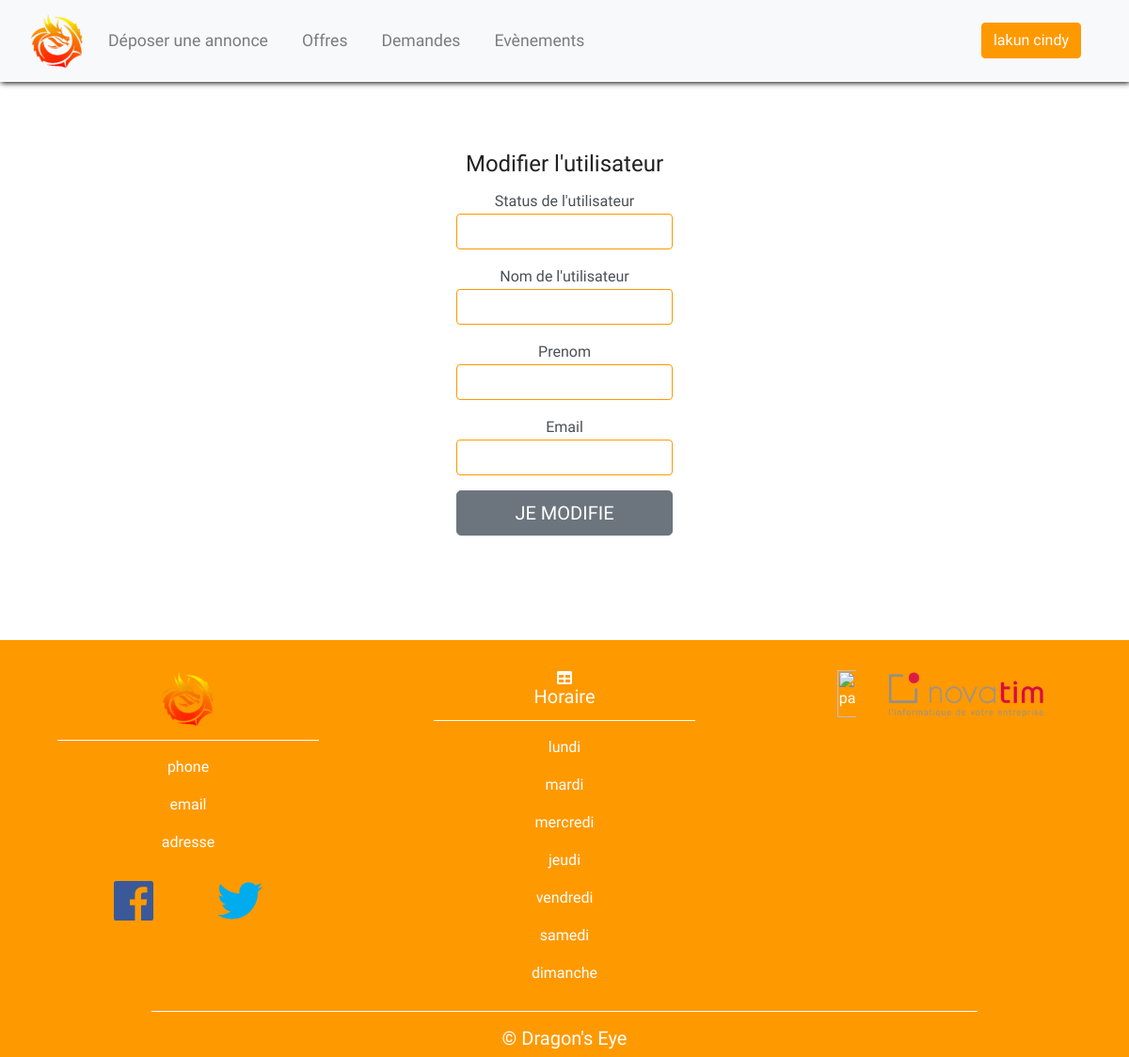
/profil/manage/modifManage/modifUser.php?type=allmembre&modifUser=10 (signed in), run on an earlier commit of the app's database.
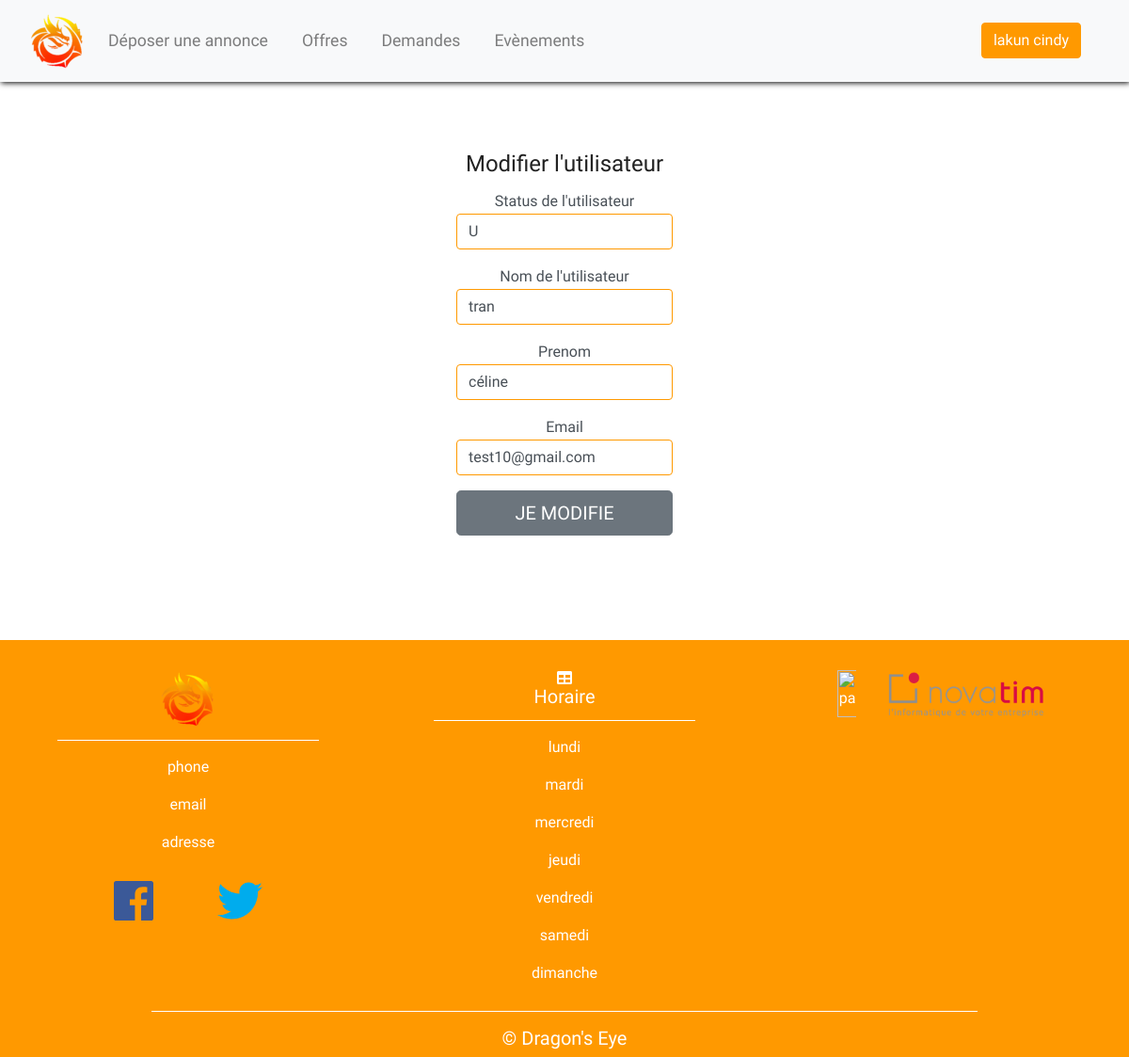
And on a later commit of the database.
### tables this page shows
CREATE TABLE DEYE_Personne(
        IdPersonne Int  Auto_increment  NOT NULL ,
		IdType     char(1) NOT NULL REFERENCES DEYE_Status(IdStatus) ,
        nom        Varchar (50) NOT NULL ,
        prenom     Varchar (50) NOT NULL ,
        email      Varchar (50) NOT NULL ,
        mdp        Varchar (50) NOT NULL
	,CONSTRAINT DEYE_Status_PK PRIMARY KEY (IdPersonne, IdType)
);

### profil/manage/modifManage/modifUser.php (the view, shortened to what this page needs)
<?php
$bdd = new PDO('mysql:host=127.0.0.1;dbname=bdd_jeu;charset=utf8', 'root', '');
if(isset($_SESSION['IdPersonne']) AND $_SESSION['IdType'] == "A")
{
   $u = "U";
   $requser = $bdd->prepare('SELECT * FROM deye_personne WHERE IdPersonne = ? AND IdType = ?');
   $requser->execute(array($_GET['modifUser'],$u));
   $modifUser = $requser->fetch();
?>
<html>
   <head>
      <link rel="stylesheet" href="https://maxcdn.bootstrapcdn.com/bootstrap/4.0.0/css/bootstrap.min.css">
      <link href="../../../css/style.css" rel="stylesheet">
      <link href="../../../css/modifUser_style.css" rel="stylesheet">
   </head>
<body>
  <nav class = "navbar navbar-expand-md navbar-light bg-light sticky-top">
    <div class="container-fluid">
      <a class="navbar-brand" href="../../../index.php"><img src ="../../../img/logo.png"></a>
      <div class="collapse navbar-collapse" id="navbarResponsive">
        <ul class="navbar-nav">
          <li class="nav-item">
            <a class="nav-link" href="#">Déposer une annonce</a>
          </li>
          <li class="nav-item">
            <a class="nav-link" href="../../../offres/offres.php">Offres</a>
          </li>
          <li class="nav-item">
            <a class="nav-link" href="../../../demandes/demandes.php">Demandes</a>
          </li>
          <li class="nav-item">
            <a class="nav-link" href="../../../evenement/evenement.php">Evènements</a>
          </li>
        </ul>
        <ul class="navbar-nav navbar-right ml-auto">
          <li class="nav-item">
          <?php
              $bdd = new PDO('mysql:host=127.0.0.1;dbname=bdd_jeu', 'root', '');
              if(isset($_SESSION["IdPersonne"]) AND $_SESSION["IdPersonne"] > 0){
                $requser = $bdd->prepare("SELECT * FROM deye_personne WHERE IdPersonne = ?");
                $requser->execute(array($_SESSION['IdPersonne']));
                $user = $requser->fetch();
            ?>
              <a href="../../../profil/profil.php" class="btn btn-primary"><?= $user['nom']?>  <?=$user['prenom'];?></a>
            <?php
              }else{
            ?>
                <a href="../../../connexion/inscription.php" class="btn btn-primary">S'inscrire/Se connecter</a>
            <?php
              }
            ?>
					</li>
				</ul>
			</div>
		</div>
   </nav>
   <div class="container-fluid padding">
      <div class="row text-center padding">
         <div class="container center-div">
         <div class="row">
         <form method="POST" class="form-signup">
            <div class="form_modif_user">
            <h4 class="card-title text-center">Modifier l'utilisateur</h4>
              <div class="form-label-group">
                <label for="inputUserType">Status de l'utilisateur</label>
                <input type="text" id="newId" class="form-control" name="newId" value="<?php echo $modifUser['IdType'];?>" placeholder="Changer de nom">
              </div>
              <div class="form-label-group">
                <label for="inputNom">Nom de l'utilisateur</label>
                <input type="text" id="newNom" class="form-control" name="newNom" value="<?php echo $modifUser['nom'];?>" placeholder="Changer de nom">
              </div>
              <div class="form-label-group">
                <label for="inputPrenom">Prenom</label>
                <input type="text" id="newPrenom" class="form-control" name="newPrenom" value="<?php echo $modifUser['prenom'];?>" placeholder="Changer de prenom">
              </div>
              <div class="form-label-group">
                <label for="inputEmail">Email</label>
                <input type="mail" id="newEmail" class="form-control" name="newEmail" value="<?php echo $modifUser['email'];?>" placeholder="Changer de mail">
              </div>
              <button class="btn btn-lg btn-secondary btn-block text-uppercase" type="submit">Je modifie</button>
              </div>
         </form>
      </div>
      </div>
    </div>
   </div>
<footer>
<div class="container-fluid padding">
<div class="row text-center">
  <div class="col-md-4">
    <img src="../../../img/logo.png">
    <hr class="light">
    <p>phone</p>
    <p>email</p>
    <p>adresse</p>
    <div class="social">
      <a href="#"><i class="fab fa-facebook"></i></a>
      <a href="#"><i class="fab fa-twitter"></i></a>
    </div>
  </div>
  <div class="col-md-4">
    <i class="fas fa-table"></i>
    <h5>Horaire</h5>
    <hr class="light">
    <p>lundi</p>
    <p>mardi</p>
    <p>mercredi</p>
    <p>jeudi</p>
    <p>vendredi</p>
    <p>samedi</p>
    <p>dimanche</p>
  </div>
  <div class="col-md-4">
    <img src="../../../img/focus_home_interactive_logo.svg" class="partenaire_logo" alt="partenaire">
    <img src="../../../img/novatim_logo.png" class="partenaire_logo" alt="article">
  </div>
  <div class="col-12">
    <hr class="light">
    <h5>&copy; Dragon's Eye</h5>
  </div>
</div>
</div>
</footer>
</body>
</html>
<?php
}
else{
   header("Location: ../../../connexion/inscription.php");
}
?>

What changed in the data, as far as the page shows it:
added deye_personne: newId "U", newNom "tran", newPrenom "céline", newEmail "test10@gmail.com"
